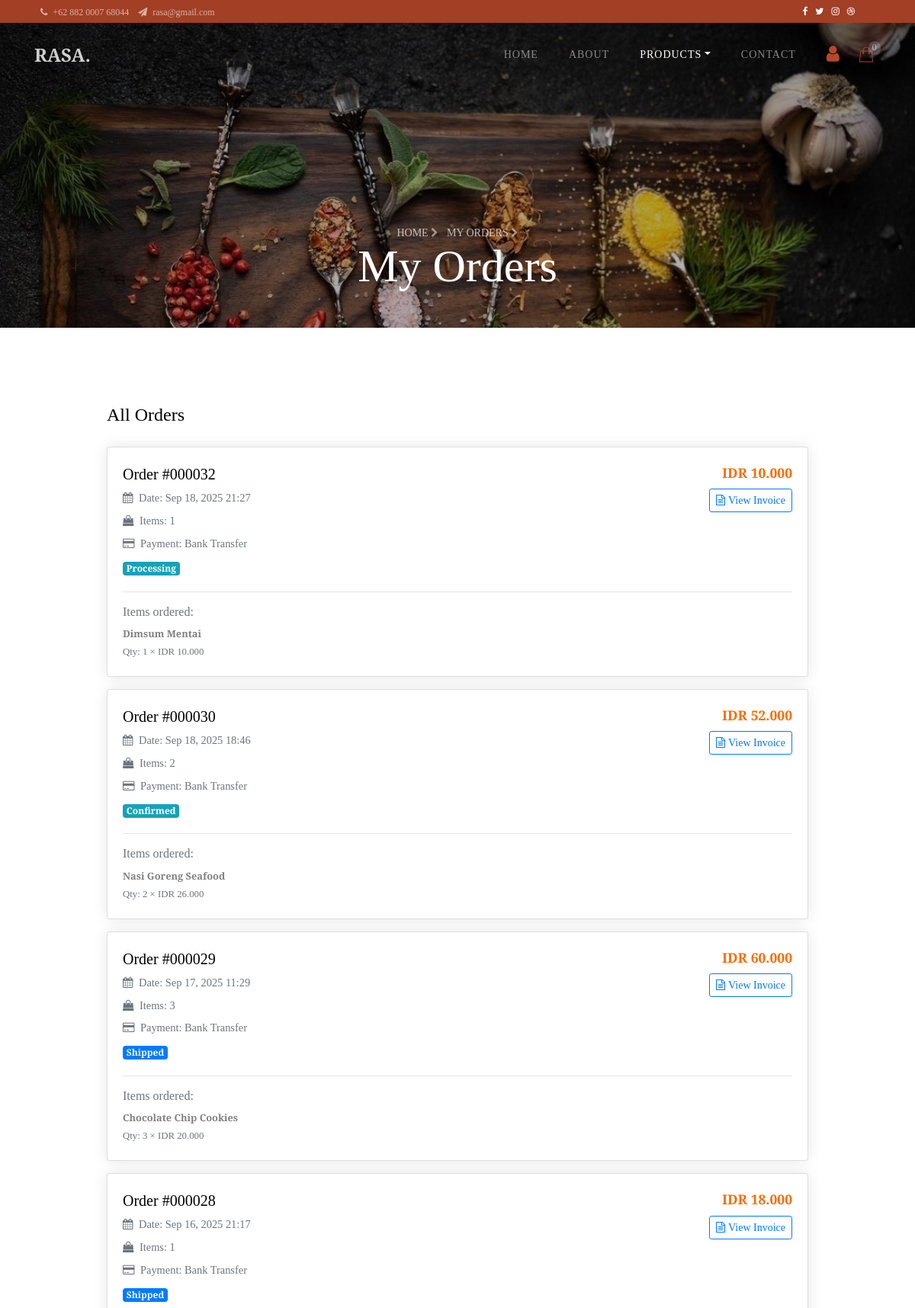
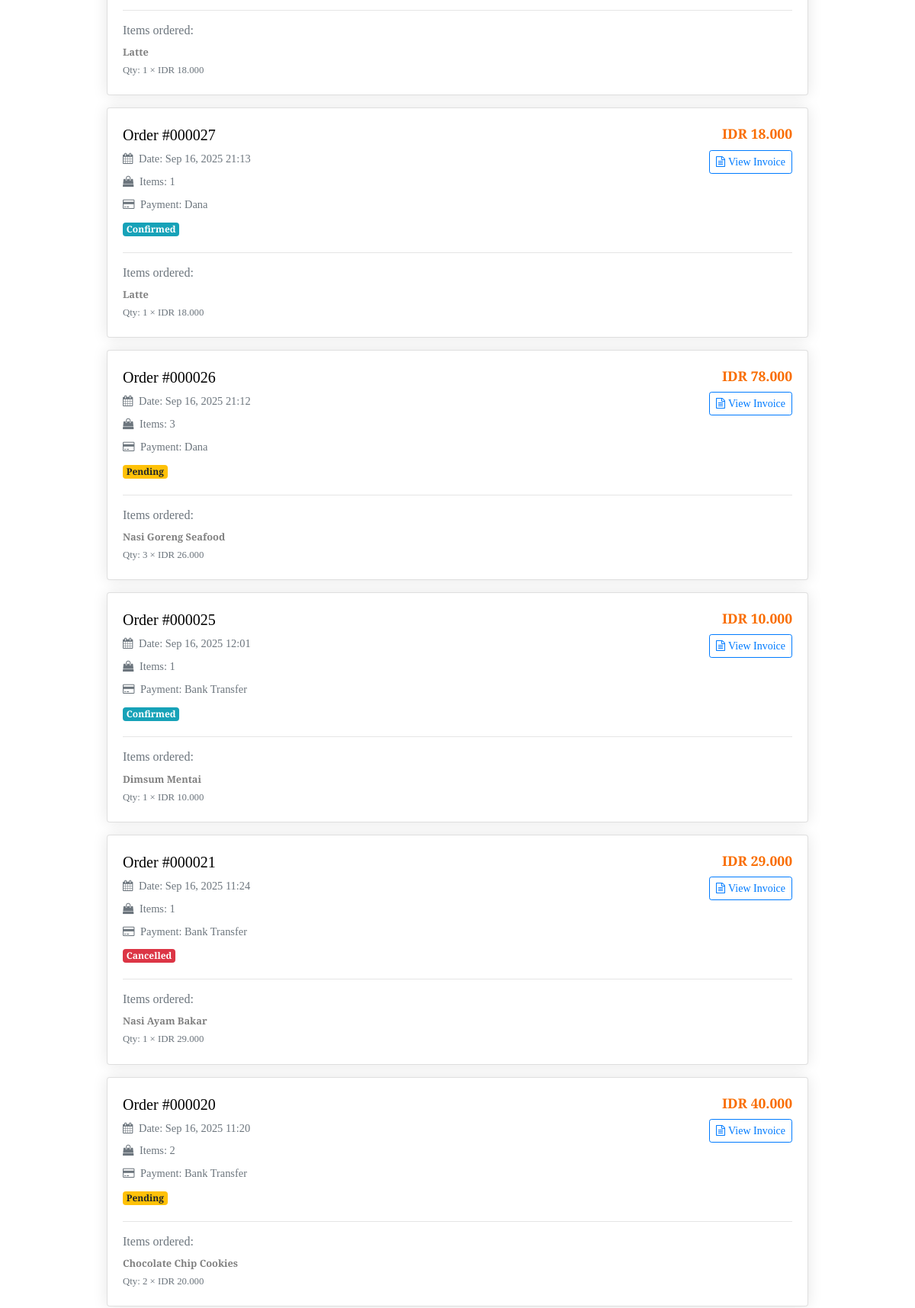
The app's page /orders.php (signed in, upper part) with its own data (2 pictures, top to bottom).
### tables this page shows
CREATE TABLE `transaction` (
  `id_transaction` int NOT NULL,
  `id_user` int NOT NULL,
  `date` datetime NOT NULL,
  `total_price` int NOT NULL,
  `payment_method` varchar(50) NOT NULL,
  `status` varchar(50) DEFAULT 'pending'
);

CREATE TABLE `detail` (
  `id_detail` int NOT NULL,
  `id_transaction` int NOT NULL,
  `id_product` int NOT NULL,
  `amount` int NOT NULL
);

CREATE TABLE `product` (
  `id` int NOT NULL,
  `name` varchar(255) NOT NULL,
  `price` int NOT NULL,
  `stock` int NOT NULL,
  `photo` text NOT NULL,
  `id_category` int NOT NULL,
  `description` text NOT NULL
);

### orders.php (the view, shortened to what this page needs)
<?php
include "config.php";
$user_id = $_SESSION["user_id"];
$orders_result = mysqli_query($db, "SELECT id_transaction as id, date as order_date, total_price,
                                           status as order_status, payment_method
                                    FROM transaction
                                    WHERE id_user = '$user_id'
                                    ORDER BY date DESC");
$user_orders = [];
if ($orders_result) {
    while ($row = mysqli_fetch_assoc($orders_result)) {
        $order_id = $row['id'];
        $detail_result = mysqli_query($db, "SELECT SUM(amount) AS total_items FROM detail WHERE id_transaction = '$order_id'");
        $detail_row = mysqli_fetch_assoc($detail_result);
        $row['total_items'] = $detail_row['total_items'] ?? 0;
        $items_result = mysqli_query($db, "SELECT d.amount, p.name, p.price
                                          FROM detail d
                                          JOIN product p ON d.id_product = p.id
                                          WHERE d.id_transaction = '$order_id'
                                          LIMIT 3");
        $order_items = [];
        while ($item = mysqli_fetch_assoc($items_result)) {
            $order_items[] = [
                'name' => $item['name'],
                'quantity' => $item['amount'],
                'price' => $item['price']
            ];
        }
        $row['order_items'] = $order_items;
        $user_orders[] = $row;
    }
}
function getStatusBadgeClass($status) {
    switch (strtolower($status)) {
        case 'pending':
            return 'badge-warning';
        case 'processing':
        case 'confirmed':
            return 'badge-info';
        case 'shipped':
            return 'badge-primary';
        case 'cancelled':
            return 'badge-danger';
    }
}
?>
<!DOCTYPE html>
<html lang="en">
<head>
    <link rel="stylesheet" href="https://stackpath.bootstrapcdn.com/font-awesome/4.7.0/css/font-awesome.min.css">
    <link rel="stylesheet" href="css/animate.css">
    <link rel="stylesheet" href="css/owl.carousel.min.css">
    <link rel="stylesheet" href="css/owl.theme.default.min.css">
    <link rel="stylesheet" href="css/magnific-popup.css">
    <link rel="stylesheet"
        href="https://cdnjs.cloudflare.com/ajax/libs/bootstrap-select/1.13.1/css/bootstrap-select.min.css">
    <link rel="stylesheet" href="css/flaticon.css">
    <link rel="stylesheet" href="css/style.css">
    <link rel="stylesheet" href="css/account.css">
    <link rel="stylesheet" href="https://cdn.jsdelivr.net/npm/sweetalert2@11/dist/sweetalert2.min.css">
</head>
<body>
    <?php include "layout/header.php" ?>
    <section class="hero-wrap hero-wrap-2" style="background-image: url('images/bg2.jpg');"
        data-stellar-background-ratio="0.5">
        <div class="overlay"></div>
        <div class="container">
            <div class="row no-gutters slider-text align-items-end justify-content-center">
                <div class="col-md-9 ftco-animate mb-5 text-center">
                    <p class="breadcrumbs mb-0"><span class="mr-2"><a href="index.php">Home <i
                                    class="fa fa-chevron-right"></i></a></span> <span>My Orders <i
                                class="fa fa-chevron-right"></i></span></p>
                    <h2 class="mb-0 bread">My Orders</h2>
                </div>
            </div>
        </div>
    </section>
    <section class="ftco-section">
        <div class="container">
            <div class="row justify-content-center">
                <div class="col-xl-10 ftco-animate">
                    <div class="tab-pane fade show active" id="orders" role="tabpanel">
                        <div class="row">
                            <div class="col-md-12">
                                <h4 class="mb-4">All Orders</h4>
                                <?php if (!empty($user_orders)): ?>
                                    <?php foreach ($user_orders as $order): ?>
                                        <div class="card mb-3 order-card">
                                            <div class="card-body">
                                                <div class="d-flex justify-content-between align-items-start">
                                                    <div>
                                                        <h5 class="mb-1">Order
                                                            #<?= str_pad($order['id'], 6, '0', STR_PAD_LEFT) ?></h5>
                                                        <p class="mb-1 order-meta">
                                                            <i class="fa fa-calendar mr-1"></i>
                                                            Date:
                                                            <?= date('M d, Y H:i', strtotime($order['order_date'])) ?>
                                                        </p>
                                                        <p class="mb-1 order-meta">
                                                            <i class="fa fa-shopping-bag mr-1"></i>
                                                            Items: <?= $order['total_items'] ?>
                                                        </p>
                                                        <p class="mb-1 order-meta">
                                                            <i class="fa fa-credit-card mr-1"></i>
                                                            Payment:
                                                            <?= ucwords(str_replace('_', ' ', $order['payment_method'])) ?>
                                                        </p>
                                                        <span
                                                            class="badge status-badge <?= getStatusBadgeClass($order['order_status']) ?>">
                                                            <?= ucfirst($order['order_status']) ?>
                                                        </span>
                                                    </div>
                                                    <div class="text-right">
                                                        <h5 class="mb-2 order-total">IDR
                                                            <?= number_format($order['total_price'], 0, ',', '.') ?>
                                                        </h5>
                                                        <div class="btn-group-vertical btn-group-sm">
                                                            <a href="invoice.php?order_id=<?= $order['id'] ?>"
                                                                class="btn btn-outline-primary btn-sm">
                                                                <i class="fa fa-file-text-o mr-1"></i>View Invoice
                                                            </a>
                                                        </div>
                                                    </div>
                                                </div>
                                                <?php if (!empty($order['order_items'])): ?>
                                                    <hr class="my-3">
                                                    <div class="order-items-preview">
                                                        <h6 class="text-muted mb-2">Items ordered:</h6>
                                                        <div class="row">
                                                            <?php
                                                            foreach ($order['order_items'] as $item):
                                                                ?>
                                                                <div class="col-md-4">
                                                                    <small class="d-block">
                                                                        <strong><?= htmlspecialchars($item['name']) ?></strong>
                                                                        <br>
                                                                        <span class="text-muted">
                                                                            Qty: <?= $item['quantity'] ?> × IDR
                                                                            <?= number_format($item['price'], 0, ',', '.') ?>
                                                                        </span>
                                                                    </small>
                                                                </div>
                                                                <?php
                                                            endforeach;
                                                            ?>
                                                        </div>
                                                    </div>
                                                <?php endif; ?>
                                            </div>
                                        </div>
                                    <?php endforeach; ?>
                                <?php endif; ?>
                            </div>
                        </div>
                    </div>
                </div>
            </div>
        </div>
    </section>
    <?php include "layout/footer.php" ?>
</body>
</html>

### css/account.css (style rules this page uses)
.card { box-shadow: 0 0 20px rgba(0, 0, 0, 0.1); border: none; border-radius: 8px; }
.order-card { transition: all 0.3s ease; border: 1px solid #e9ecef; }
.status-badge { font-size: 0.75rem; padding: 0.25rem 0.5rem; }
.order-meta { font-size: 0.9rem; color: #6c757d; }
.order-total { font-size: 1.1rem; font-weight: bold; color: #f96d00; }

### records on screen
transaction: id_transaction "000032", date "Sep 18, 2025 21:27", total_items "1", payment_method "Bank Transfer", status "Processing", total_price "10.000"
detail: id_product.name "Dimsum Mentai", amount "1", id_product.price "10.000"
transaction: id_transaction "000030", date "Sep 18, 2025 18:46", total_items "2", payment_method "Bank Transfer", status "Confirmed", total_price "52.000"
detail: id_product.name "Nasi Goreng Seafood", amount "2", id_product.price "26.000"
transaction: id_transaction "000029", date "Sep 17, 2025 11:29", total_items "3", payment_method "Bank Transfer", status "Shipped", total_price "60.000"
detail: id_product.name "Chocolate Chip Cookies", amount "3", id_product.price "20.000"
transaction: id_transaction "000028", date "Sep 16, 2025 21:17", total_items "1", payment_method "Bank Transfer", status "Shipped", total_price "18.000"
detail: id_product.name "Latte", amount "1", id_product.price "18.000"
transaction: id_transaction "000027", date "Sep 16, 2025 21:13", total_items "1", payment_method "Dana", status "Confirmed", total_price "18.000"
transaction: id_transaction "000026", date "Sep 16, 2025 21:12", total_items "3", payment_method "Dana", status "Pending", total_price "78.000"
detail: id_product.name "Nasi Goreng Seafood", amount "3", id_product.price "26.000"
transaction: id_transaction "000025", date "Sep 16, 2025 12:01", total_items "1", payment_method "Bank Transfer", status "Confirmed", total_price "10.000"
transaction: id_transaction "000021", date "Sep 16, 2025 11:24", total_items "1", payment_method "Bank Transfer", status "Cancelled", total_price "29.000"
detail: id_product.name "Nasi Ayam Bakar", amount "1", id_product.price "29.000"
transaction: id_transaction "000020", date "Sep 16, 2025 11:20", total_items "2", payment_method "Bank Transfer", status "Pending", total_price "40.000"
detail: id_product.name "Chocolate Chip Cookies", amount "2", id_product.price "20.000"

### other values on screen
$cart_count "0"
